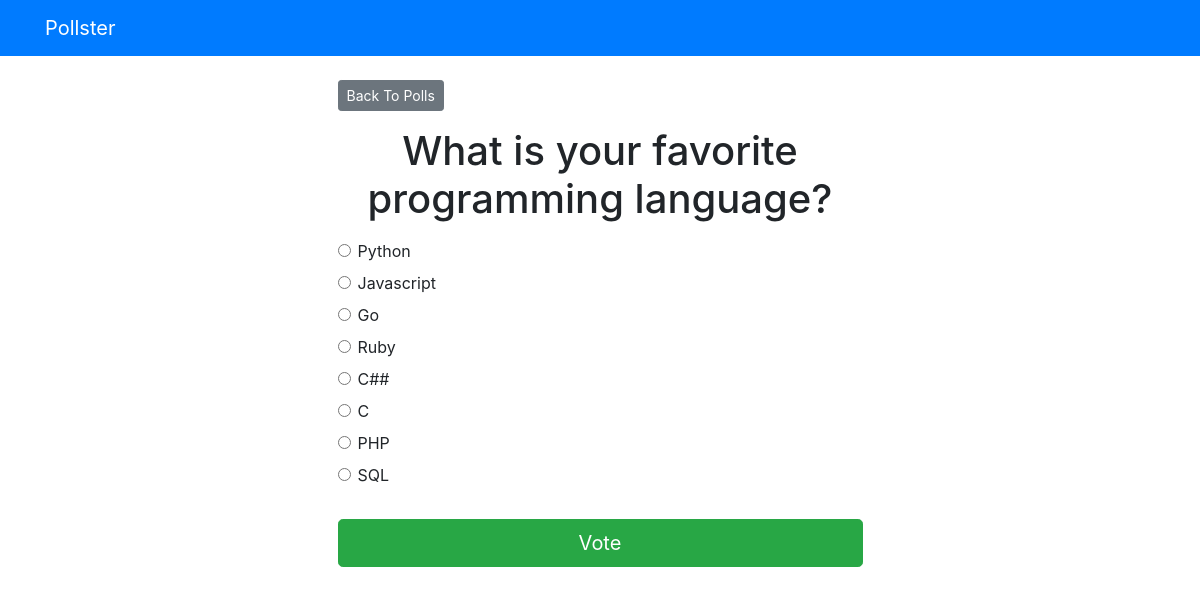
Page /polls/3/ on the committed database.
### polls/models.py (models this page shows, shortened)
class Question(models.Model):
    question_text = models.CharField(max_length=200)
    pub_date = models.DateTimeField('Date Published')

class Choice(models.Model):
    question = models.ForeignKey(Question, on_delete=models.CASCADE)
    choice_text = models.CharField(max_length=200)
    votes = models.IntegerField(default=0)

### polls/views.py (the view)
# urls.py: path('<int:question_id>/', views.detail, name='detail'),
def detail(request, question_id):
    try:
        question = Question.objects.get(pk=question_id)
    except Question.DoesNotExist:
        raise Http404('Question does not exist')
    return render(request, 'polls/detail.html', {'question':question})

### templates/polls/detail.html (shortened to what this page needs)
{% extends 'base.html' %}
{% block content %}
<a class='btn btn-secondary btn-sm mb-3' href="{% url 'polls:index' %}">
  Back To Polls
</a>
<h1 class='text-center mb-3'> {{ question.question_text }} </h1>
<form action="{% url 'polls:vote' question.id %}" method='post'>
  {% for choice in question.choice_set.all %}
    <div class='form-check'>
      <input
        type='radio'
        name='choice'
        class='form-check-input'
        id='choice{{ forloop.counter }}'
        value='{{ choice.id }}'
      />
      <label for='choice{{ forloop.counter }}'> {{choice.choice_text }} </label>
    </div>
  {% endfor %}
  <input type='submit' value='Vote' class='btn btn-success btn-lg btn-block mt-4' />
</form>
{% endblock %}

### rows in the picture
Question: question_text "What is your favorite programming language?"
Choice: choice_text "Python"
Choice: choice_text "Javascript"
Choice: choice_text "Go"
Choice: choice_text "Ruby"
Choice: choice_text "C##"
Choice: choice_text "C"
Choice: choice_text "PHP"
Choice: choice_text "SQL"
